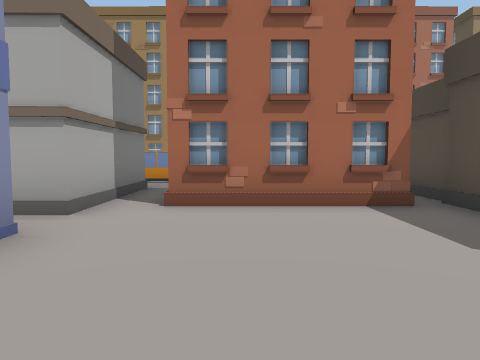
view 1 (above)

24 first-person views from a walk through a 3-D level made in the Unity game engine. The camera is 1.4 m above the floor, tilts 4° down and sees 70° across. The floor is counted in squares, 2 m on a side. Each view is taken from the middle of a square. On the plan, view 1 faces up. The plan holds only what a view shows up to about 11 squares ahead; the rest is blank. The place goes on beyond the plan. The player character is not drawn.

view 2
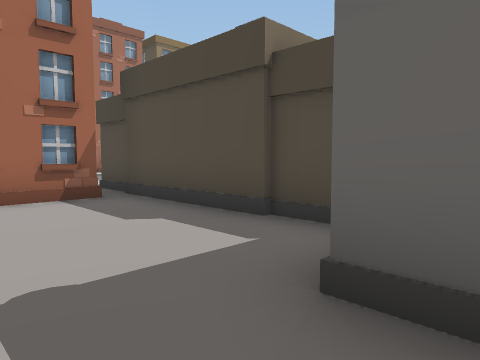

view 3
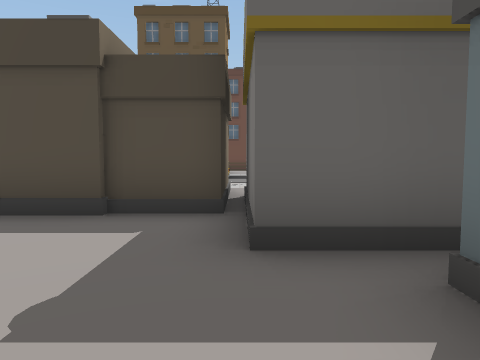

view 4
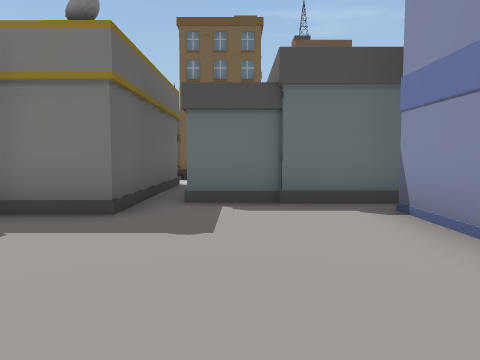

view 5
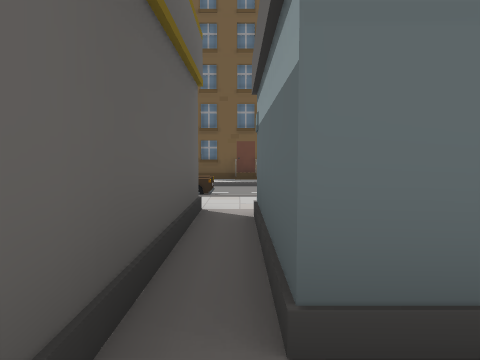

view 6
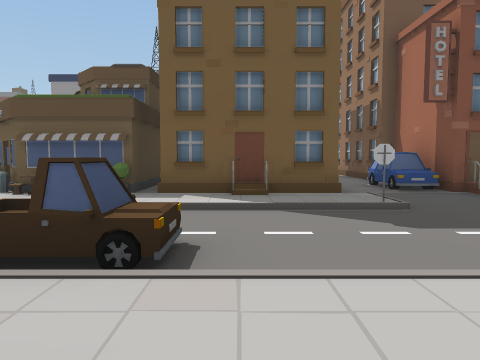

view 7
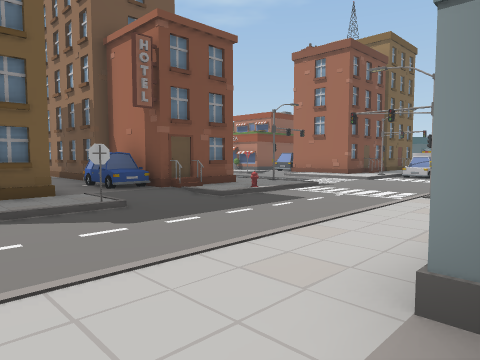

view 8
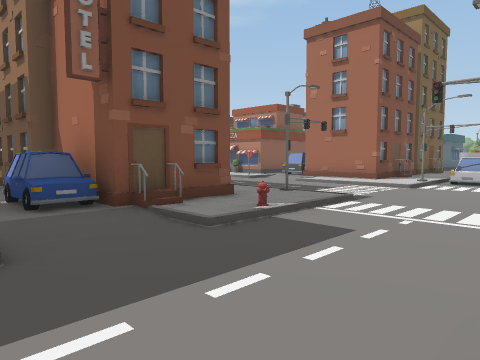

view 9
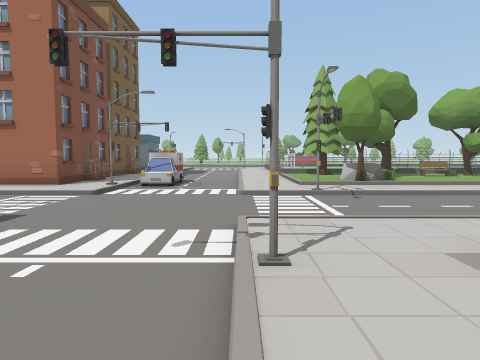

view 10
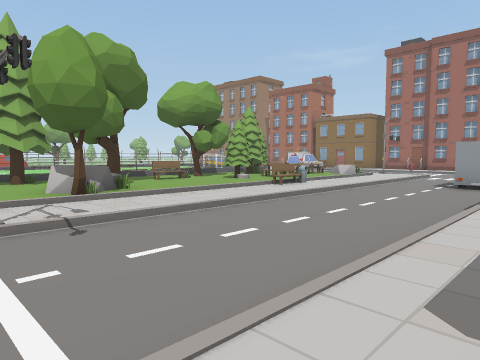

view 11
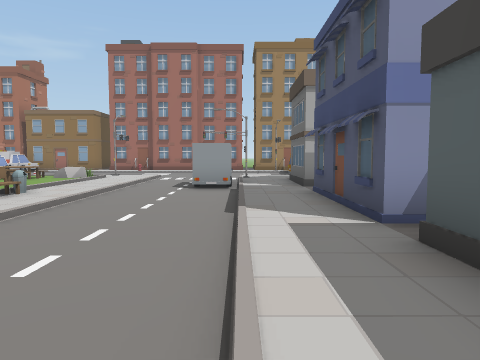

view 12
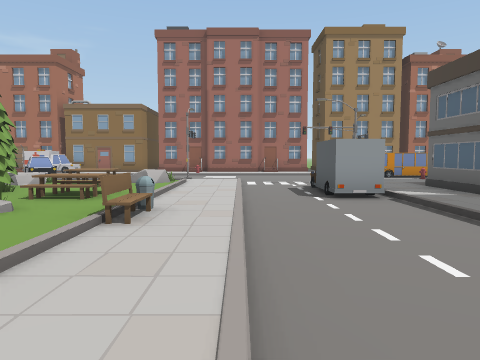

view 13
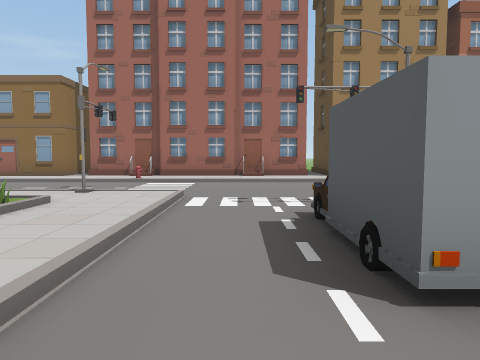

view 14
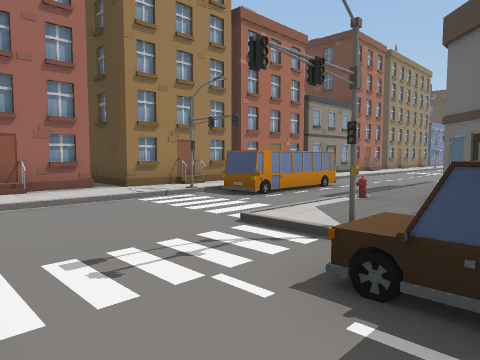

view 15
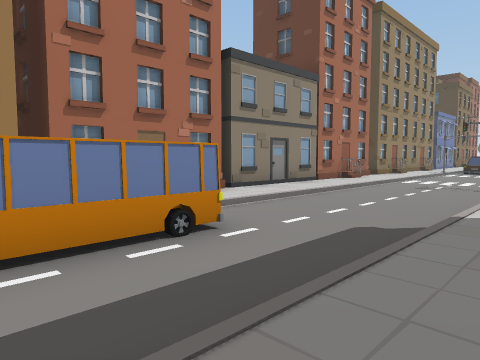

view 16
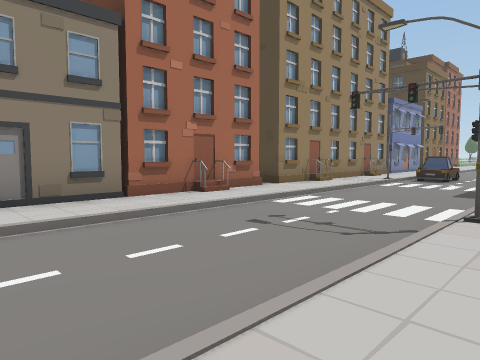

view 17
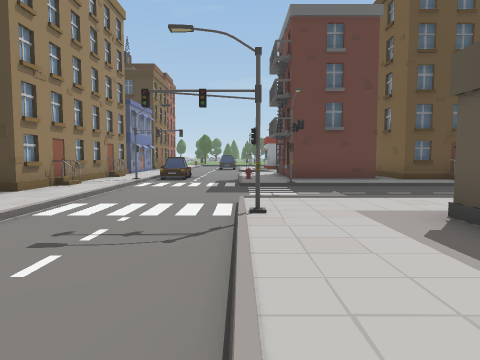

view 18
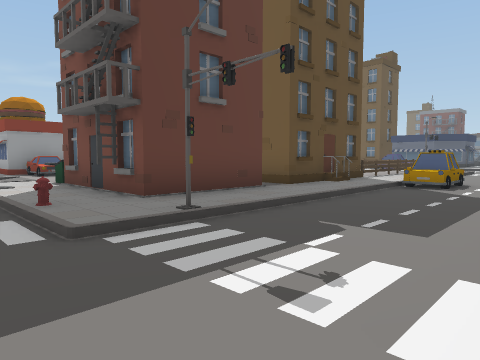

view 19
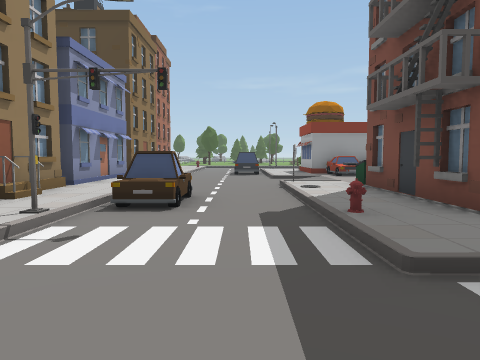

view 20
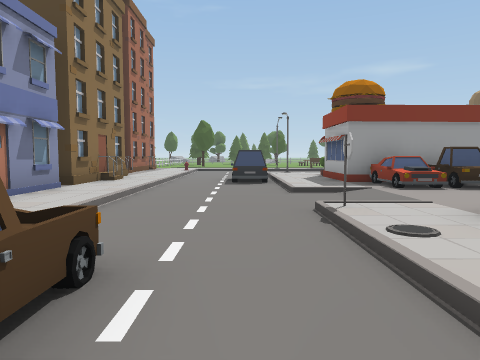

view 21
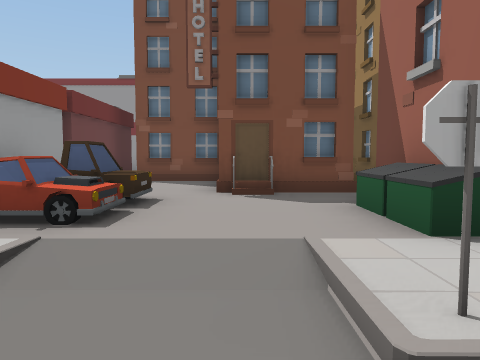

view 22
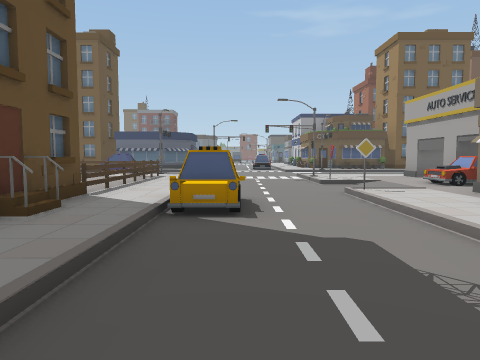

view 23
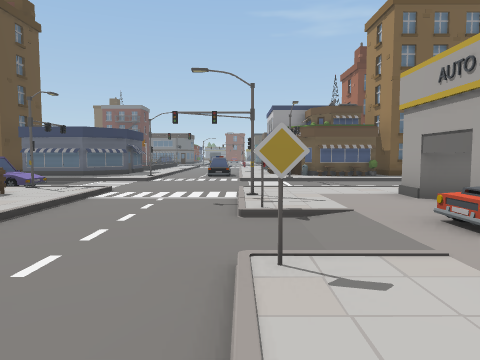

view 24
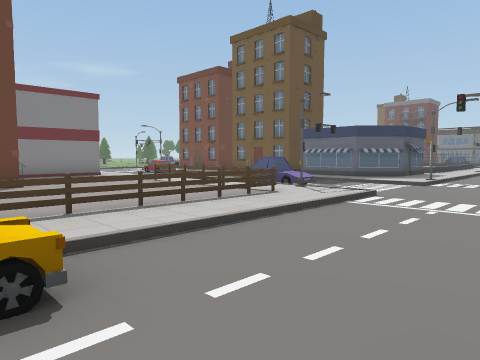

### Floor plan
Key: @ floor where view 1 was taken; # wall or solid block; x gap in a wall; . main floor; : floor 0.25 m higher than the main floor; / step, stairs or slope; C car; S sign; F flower; H hydrant; T tree; B bench; R rock; I bin; E fence; O other object.
Columns run from 14 left of view 1 to 22 right of it. Each row starts with its distance up from view 1.
 14 O###O###O###O  O###O######OO## O#O:OO
 13 :::::::::x/   ::::::O/:::O::O:::::::O
 12 //O////////  //////////////#// //////
 11 ..........CCC...............CC.......
 10 ....................................C
  9  /#//..///H/////////#//..//H///S..///
  8  :::/..#:::::: O::::::/..#:::::://:::
  7  OR:/.C/::#O#     ::::/../:###I:::CCO
  6 B/R:/.C/:## #    :###:/../:#  I:::C#
  5 ::::/.C/:#  ####O##   /../:O  #:::C#
  4 TOB//../:####::::#    /../:#  ###::#
  3 ://I/../:#  #::::#    /../:###   ::O
  2 TTOB/../:#  #::::##  :/.:/O###   ::O
  1 O:::/../:#  #:::::#  :/.C/:# O   ##O
  0 B:::/../:O  #:@:####::S../EE::    ##
 -1 T:::/../::  ##:/# #C//.../E::::O
 -2 OR::/../:#   ##/####:/.../E:::::
 -3 TRTO/../:     #/# ##::O..//:::::
 -4    :#../:    ##/####::/../EE::::
 -5 ::::/../:::::::/:  :::/../:E/EE/
 -6 /////..//#/////// /////..//#
 -7 ................CC........./CC
 -8 CCC..........................
 -9  ////..//H/..S////// //..////
-10 :/::/..#::://::O:F:O    .#:
-11 ###:/../:O##C#######O   ./
-12   #:/../   C:      ##
-13   O  ..    ::O

Positions as (right, up) in squares from view 1, and headings:
1: (0, 0), facing up
2: (0, -1), facing up-right
3: (-1, 0), facing right
4: (0, 4), facing down
5: (1, 0), facing down
6: (1, -4), facing down
7: (1, -4), facing down-left
8: (-1, -6), facing down-left
9: (-3, -6), facing left
10: (-6, -5), facing up-left
11: (-7, -4), facing up
12: (-10, -2), facing up
13: (-9, 3), facing up
14: (-10, 6), facing up-right
15: (-4, 8), facing up-right
16: (2, 8), facing up-right
17: (2, 9), facing right
18: (8, 10), facing down-right
19: (9, 10), facing right
20: (13, 10), facing right
21: (18, 10), facing down
22: (10, 6), facing down
23: (8, 2), facing down
24: (8, 1), facing down-right
